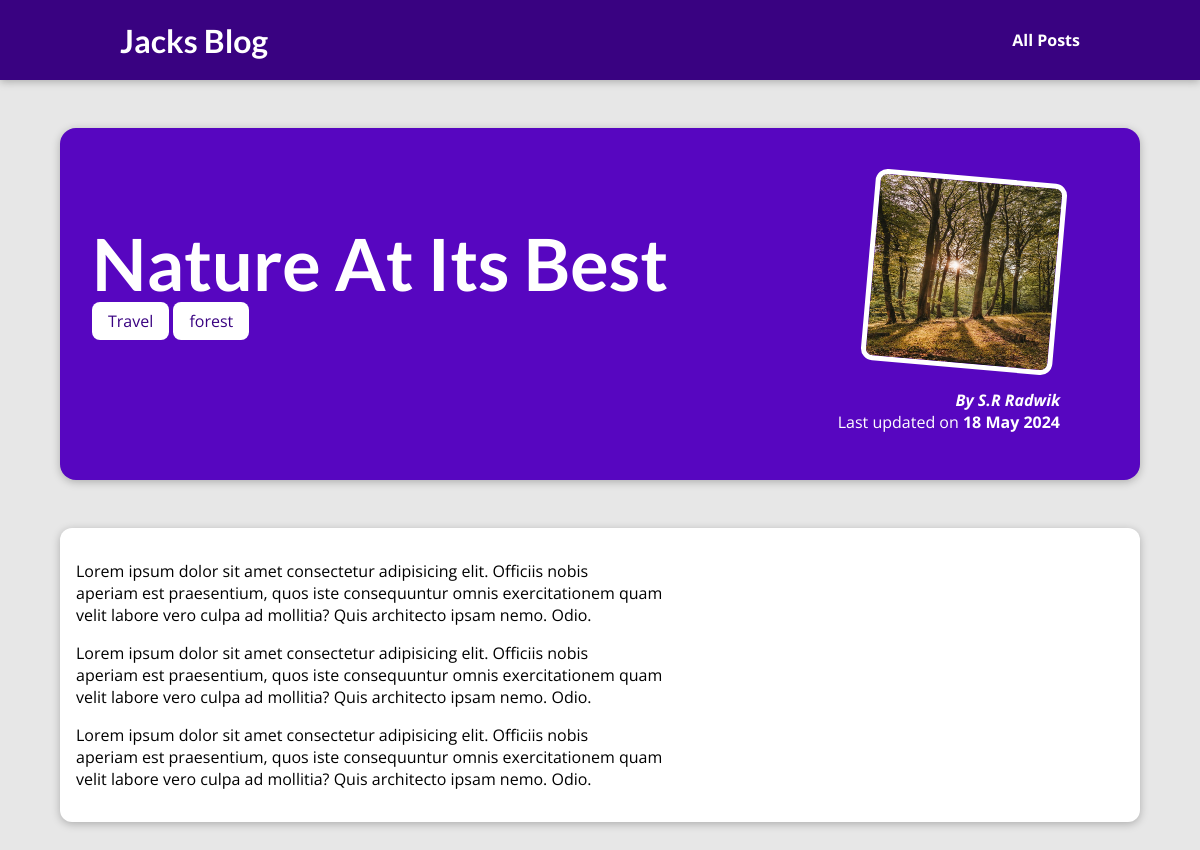
The page /posts/nature-at-its-best on the database its author committed.
### blog/models.py (models this page shows, shortened)
class Post(models.Model):
    title = models.CharField(max_length=150)
    excerpt = models.CharField(max_length=500)
    image_name = models.CharField(max_length=100)
    date = models.DateField(auto_now=True)
    slug = models.SlugField(unique=True, db_index=True,)
    contain = models.TextField(validators=[MinLengthValidator(10)])
    author = models.ForeignKey(Author, on_delete=models.SET_NULL, null=True, related_name='posts')
    tags = models.ManyToManyField(Tag)

class Tag(models.Model):
    caption = models.CharField(max_length=50)

class Author(models.Model):
    first_name = models.CharField(max_length=50)
    last_name = models.CharField(max_length=50)
    email = models.EmailField()
    def __str__(self) -> str:
        return f"{self.first_name} {self.last_name}"

### blog/views.py (the view)
# urls.py: path("posts/<slug:slug>", views.post_details, name="post_page_details"),
def post_details(request, slug):
    identify_post = get_object_or_404(Post, slug=slug)
    return render(request, "blog/post-detail.html", {
        "post": identify_post,
        "post_tags": identify_post.tags.all()
    })

### blog/templates/blog/post-detail.html (shortened to what this page needs)
{% extends "base.html" %}
{% load static %}
{% block css_files %}
<link rel="stylesheet" href="{% static "blog/post-detail.css" %}" />
{% endblock %}
{% block content %}
<section id="summary">
  <h2>{{ post.title }}</h2>
  {% for tag in post_tags %}
  <span class="tag">{{ tag.caption }}</span>
  {% endfor %}
  <article>
    <img src="{% static "blog/images/"|add:post.image_name %}" alt="{{ post.title }}">
    <address>By {{ post.author }}</address>
    <div>Last updated on <time>{{ post.date|date:"d M Y" }}</time></div>
  </article>
</section>
<main>
  {{ post.contain|linebreaks }}
</main>
{% endblock %}

### blog/static/blog/post-detail.css (style rules this page uses)
body { background-color: #e7e7e7; }
#summary { margin: 8rem auto 3rem auto; padding: 2rem; width: 90%; max-width: 90rem; border-radius: 16px; background-color: #5706c0; position: relative; box-shadow: 0 2px 8px rgba(0, 0, 0, 0.25); height: 22rem; }
#summary h2 { color: white; font-size: 4.5rem; margin-bottom: 0.25rem; }
#summary article { position: absolute; top: 2rem; right: 3rem; padding: 1rem 2rem; border-radius: 12px; text-align: right; color: white; }
#summary article img { width: 12rem; height: 12rem; border-radius: 12px; transform: rotateZ(5deg); border: 5px solid white; margin-bottom: 1rem; }
#summary address { font-weight: bold; }
#summary time { font-weight: bold; }
main { width: 90%; max-width: 90rem; margin: 3rem auto; background-color: white; padding: 1rem; border-radius: 12px; box-shadow: 0 2px 8px rgba(0, 0, 0, 0.25); }
.tag { background-color: white; color: #390281; padding: 0.5rem 1rem; border-radius: 8px; }

### static/app.css (style rules this page uses)
* { box-sizing: border-box; }
html { font-family: 'Open Sans', 'Lato', sans-serif; }
body { margin: 0; }
h1, h2, h3 { font-family: 'Lato', sans-serif; font-weight: bold; }

### rows shown on the page
Post: title "Nature At Its Best", image_name (picture), author "S.R Radwik", date "18 May 2024", contain "Lorem ipsum dolor sit amet consectetur adipisicing elit. Officiis nobis aperiam est praesentium, quos iste consequuntur omnis exercitationem quam velit labore vero culpa ad mollitia? Quis architecto ipsam nemo. Odio. Lorem ipsum dolor sit amet consectetur adipisicing elit. Officiis nobis aperiam est praesentium, quos iste consequuntur omnis exercitationem quam velit labore vero culpa ad mollitia? Quis architecto ipsam nemo. Odio. Lorem ipsum dolor sit amet consectetur adipisicing elit. Officiis nobis aperiam est praesentium, quos iste consequuntur omnis exercitationem quam velit labore vero culpa ad mollitia? Quis architecto ipsam nemo. Odio."
Tag: caption "Travel"
Tag: caption "forest"
